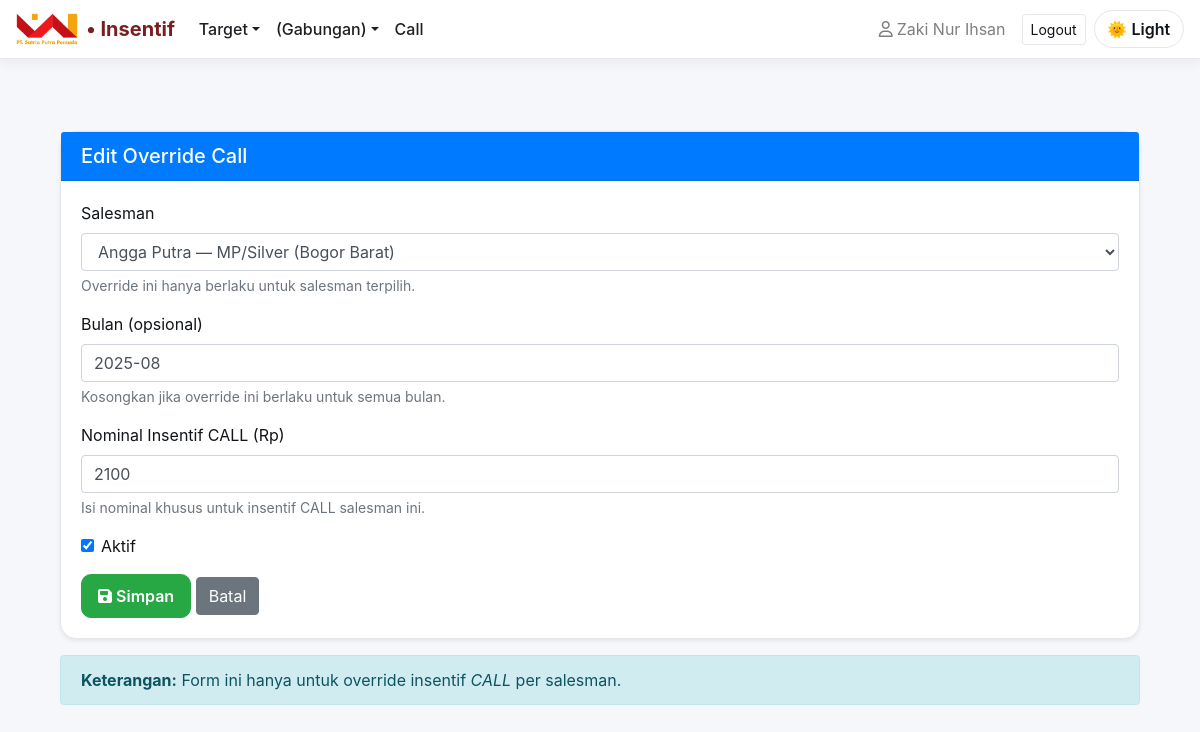
/insentif/override/2/edit (signed in), run on the app's committed database.
### app.py (models this page shows)
class InsentifOverride(db.Model):
    __tablename__ = "insentif_override"
    id = db.Column(db.Integer, primary_key=True)
    salesman_id = db.Column(db.Integer, db.ForeignKey("salesman.id"), nullable=False)
    jenis = db.Column(db.String(20), nullable=False)
    bulan = db.Column(db.String(7), nullable=True)   # YYYY-MM
    amount = db.Column(db.Integer, nullable=False, default=0)
    is_active = db.Column(db.Boolean, default=True)
    __table_args__ = (
        db.UniqueConstraint("salesman_id", "jenis", "bulan", name="uq_override_key"),
    )

class Salesman(db.Model):
    __tablename__ = "salesman"
    id = db.Column(db.Integer, primary_key=True)
    name = db.Column(db.String(120), nullable=False)
    area = db.Column(db.String(80), nullable=True)
    divisi = db.Column(db.String(10), nullable=False)   # MP | AVIAN
    kategori = db.Column(db.String(12), nullable=False) # Bronze | Silver | Gold | Platinum

### app.py (the view, shortened to what this page needs)
@app.route("/insentif/override/<int:id>/edit", methods=["GET","POST"])
def override_edit(id):
    row = InsentifOverride.query.get_or_404(id)
    salesmen = Salesman.query.order_by(Salesman.name.asc()).all()
    try:
        return render_template("override_form.html", row=row, salesmen=salesmen)
    except:
        return render_template_string(_inline_override_form(), row=row, salesmen=salesmen)

### app.py (called while the page is built)
def _admin_allowed(endpoint: str) -> bool:
    if not endpoint:
        return False
    always_ok = {"static", "login", "logout", "dashboard"}
    if endpoint in always_ok:
        return True
    allowed_prefixes = (
        "target_", "target_tagihan_",
        "call_", "noo_", "noo_only_", "ca_", "fl_ao_",
        "rekap", "insentif", "override"
    )
    return any(endpoint.startswith(p) for p in allowed_prefixes)

### templates/override_form.html (shortened to what this page needs)
{% extends "base.html" %}
{% block content %}
<div class="container mt-4">
  <div class="card shadow-sm">
    <div class="card-header bg-primary text-white">
      <h5 class="mb-0">
        {% if row %}Edit Override Call{% else %}Tambah Override Call{% endif %}
      </h5>
    </div>
    <div class="card-body">
      <form method="post">
        <div class="form-group">
          <label>Salesman</label>
          <select name="salesman_id" class="form-control" required>
            {% for s in salesmen %}
              <option value="{{ s.id }}" {% if row and row.salesman_id==s.id %}selected{% endif %}>
                {{ s.name }} — {{ s.divisi }}/{{ s.kategori }} ({{ s.area or '-' }})
              </option>
            {% endfor %}
          </select>
          <small class="form-text text-muted">Override ini hanya berlaku untuk salesman terpilih.</small>
        </div>
        <div class="form-group">
          <label>Bulan (opsional)</label>
          <input type="text" name="bulan" class="form-control" placeholder="YYYY-MM (mis. 2025-10)"
                 value="{{ row.bulan if row else '' }}">
          <small class="form-text text-muted">
            Kosongkan jika override ini berlaku untuk semua bulan.
          </small>
        </div>
        <div class="form-group">
          <label>Nominal Insentif CALL (Rp)</label>
          <input type="number" name="amount" class="form-control" min="0" step="1"
                 value="{{ row.amount if row else 0 }}" required>
          <small class="form-text text-muted">
            Isi nominal khusus untuk insentif CALL salesman ini.
          </small>
        </div>
        <div class="form-check mb-3">
          <input type="checkbox" name="is_active" id="is_active"
                 class="form-check-input"
                 {% if (row and row.is_active) or not row %}checked{% endif %}>
          <label for="is_active" class="form-check-label">Aktif</label>
        </div>
        <button type="submit" class="btn btn-success">
          <i class="fas fa-save"></i> Simpan
        </button>
        <a href="{{ url_for('override_list') }}" class="btn btn-secondary">Batal</a>
      </form>
    </div>
  </div>
  <div class="alert alert-info mt-3 mb-0">
    <strong>Keterangan:</strong> Form ini hanya untuk override insentif <em>CALL</em> per salesman.
  </div>
</div>
{% endblock %}

### templates/base.html (style rules this page uses)
:root { --accent:#7A1F1F; --accent-2:#A02C2C; --bg:#F6F7FB; --card:#FFFFFF; --text:#111418; --muted:#6B7280; --border:#E5E7EB; --thead:#F2F3F7; --hover:#FEF2F2; --link:#7A1F1F; --toast-header:#7A1F1F; --toast-body:#ffffff; --success:#28a745; --success-hover:#218838; }
html,body { height:100% }
body { background:var(--bg); color:var(--text); -webkit-font-smoothing:antialiased; -moz-osx-font-smoothing:grayscale; transition:background .25s ease, color .25s ease; }
.card { background:var(--card); border:1px solid var(--border); border-radius:16px; box-shadow:0 10px 24px rgba(17,24,39,.06); }
.btn-success { background:var(--success); border-color:var(--success); color:#fff; border-radius:10px; padding:.55rem 1rem; font-weight:600; }
a, .btn-link { color:var(--link); }
.container { padding-top:24px; padding-bottom:32px; }

### data on the page
InsentifOverride: salesman_id "Angga Putra — MP/Silver (Bogor Barat)", bulan "2025-08", amount "2100", is_active "☑"

### other printed values
{{ u.full_name }} "Zaki Nur Ihsan"
